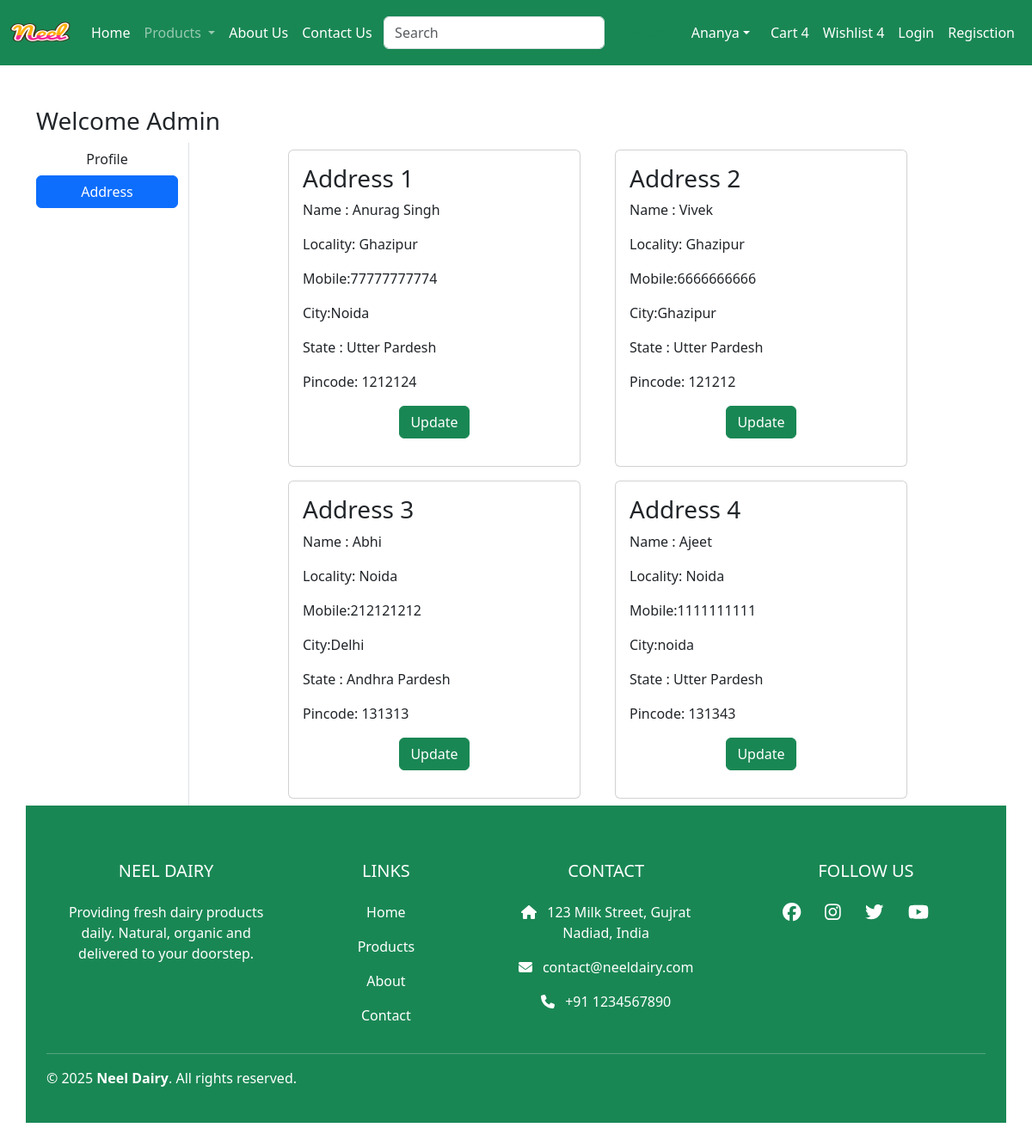
The page /address/ (signed in) on the database its author committed.
### app/models.py (models this page shows, shortened)
class Customer(models.Model):
    user = models.ForeignKey(User,on_delete=models.CASCADE)
    name = models.CharField(max_length=200)
    locality = models.CharField(max_length=200)
    city = models.CharField(max_length=50)
    mobile = models.IntegerField(default=0)
    zipcode = models.IntegerField()
    state = models.CharField(choices=STATE_CHOICES,max_length=100)

### app/views.py (the view)
# urls.py: path('address/',views.address,name='address'),
def address(request):
    add = Customer.objects.filter(user=request.user)
    return render(request,'myapp/address.html',locals())

### templates/myapp/address.html (shortened to what this page needs)
{% extends 'myapp/base.html' %}
{% load static %}
{% block main-content %}
<div class="container my-5">
    <div class="row">
        <h3>Welcome <span class="text-capitalize">{{request.user}}</span></h3>
        <div class="col-sm-2 border-end">
            <ul class="list-unstyled">
                <li class="d-grid"><a href="{% url 'profile' %}" class="btn ">Profile</a></li>
                <li class="d-grid"><a href="{% url 'address' %}" class="btn btn-primary">Address</a></li>
            </ul>
        </div>
        <div class="col-sm-8 offset-sm-1">
            <div class="row">
                {% for ad in add%}
                <div class="col-sm-6">
                    <div class="card m-2">
                        <div class="card-body">
                            <h3>Address {{forloop.counter}}</h3>
                            <p>Name : {{ad.name}}</p>
                            <p>Locality: {{ad.locality}}</p>
                            <p>Mobile:{{ad.mobile}}</p>
                            <p>City:{{ad.city}}</p>
                            <p>State : {{ad.state}}</p>
                            <p>Pincode: {{ad.zipcode}}</p>
                            <p class="text-center"><a href="{% url 'updateAddress' pk=ad.id %}" type="button" class="btn btn-success">Update</a></p>
                        </div>
                    </div>
                </div>
                {% endfor %}
            </div>
        </div>
{% endblock main-content %}

### rows shown on the page
Customer: name "Anurag Singh", locality "Ghazipur", mobile "77777777774", city "Noida", state "Utter Pardesh", zipcode "1212124"
Customer: name "Vivek", locality "Ghazipur", mobile "6666666666", city "Ghazipur", state "Utter Pardesh", zipcode "121212"
Customer: name "Abhi", locality "Noida", mobile "212121212", city "Delhi", state "Andhra Pardesh", zipcode "131313"
Customer: name "Ajeet", locality "Noida", mobile "1111111111", city "noida", state "Utter Pardesh", zipcode "131343"

### other values the page prints
{{ request.user }} "Admin"
